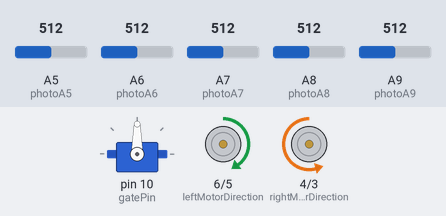
Simulated run of this sketch. Board: Teensy 4. Parts: servo, direction and speed pins drawn as motors (green arrow = direction pin HIGH = forward, orange = LOW = backward, longer = more drive). The test bench sets the inputs (shaded band); at power-on: A5 (photoA5) = 512, A9 (photoA9) = 512, A6 (photoA6) = 512, A7 (photoA7) = 512, A8 (photoA8) = 512.

Above: at 1.4 s.
1.5 s: A5 (photoA5) set to 100
3.0 s: A5 (photoA5) set to 85
At 3.7 s:
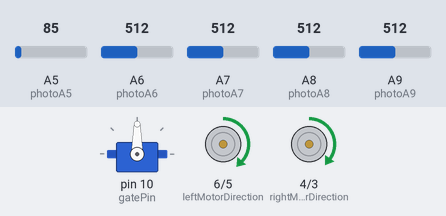
4.5 s: A9 (photoA9) set to 105
6.0 s: A9 (photoA9) set to 89
At 7.3 s:
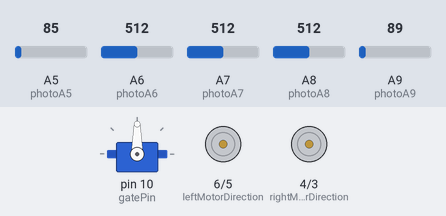
Timing chart, 0 to 8.5 s (numbered marks = the images above; inputs shaded):
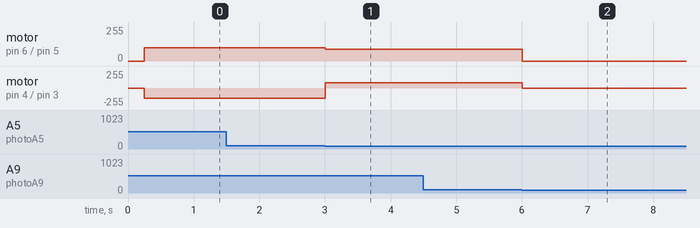

Measured:
- the behaviour switches between 95 and 94 on A5 (photoA5) (found by bisection; images 0 and 1)
- the behaviour switches between 95 and 94 on A9 (photoA9) (found by bisection; images 1 and 2)
- after the input at 1.5 s, every drawn part: stays the same
- after the input at 3.0 s, motor on pin 6 (leftMotorDirection) / pin 5 (enablePinLeft): forward 100/255 → forward 88/255 at once; motor on pin 4 (rightMotorDirection) / pin 3 (enablePinRight): backward 155/255 → forward 80/255 at once
- after the input at 4.5 s, every drawn part: stays the same
- after the input at 6.0 s, motor on pin 6 (leftMotorDirection) / pin 5 (enablePinLeft): forward 88/255 → stopped at once; motor on pin 4 (rightMotorDirection) / pin 3 (enablePinRight): forward 80/255 → stopped at once

The sketch:

Demonstration_Code.ino
```cpp
#include <Metro.h>
#include <Servo.h>
/*---------------Module Defines-----------------------------*/
//NEED TO FILL IN THESE VALUES
//low and high values defined for hysteresis


#define BLACK_THRESHOLD_LOW    10
#define BLACK_THRESHOLD_HIGH   95
#define GREY_THRESHOLD_LOW     110
#define GREY_THRESHOLD_HIGH    250
#define GREEN_THRESHOLD_LOW
#define GREEN_THRESHOLD_HIGH
#define TURN_INTERVAL 300
#define STOP_INTERVAL 1500


//Teensy pins to connect to L293 enable and direction pins
const int enablePinLeft = 5;    //set the enable pin to motor
const int leftMotorDirection = 6;  //set the direction pin to motor
const int enablePinRight = 3;
const int rightMotorDirection = 4;

//Teensy pins to connect to OPB704WZ phototransistor outupt
const int photoA9 = A9;
const int photoA8 = A8;
const int photoA7 = A7;
const int photoA6 = A6;
const int photoA5 = A5;

//initialize variable to store phototransistor output value
int frontLineSensorLeft = 0;
int frontLineSensorRight = 0;
int backLineSensorLeft = 0;
int backLineSensorRight = 0;
int sideLineSensor = 0;

//set motor speed
double speedAdjust = 1.05;
double motorOffset = 1.55;
double turnConstant = 1.5;
float leftMotorSpeed = 100;
double greyInterval = 250000;
#define GREY_INTERVAL greyInterval
float rightMotorSpeed = leftMotorSpeed * motorOffset;
float motor_baseline_right = rightMotorSpeed;
float motor_baseline_left = leftMotorSpeed;

//Set up ball dispenser servo
Servo gateServo;  // create servo object to control a servo
IntervalTimer gateTimer;

const int gatePin = 10;
const int openBack = 15;
const int openFront = 175;
const int closed = 90;
const int noBallTime = 100000;
const int oneBallTime = 280000;
const int twoBallTime = 500000;
const int threeBallTime = 1000000;
int ballTimeInterval = oneBallTime;

//set up turn and grey timers
static Metro turnTimer = Metro(TURN_INTERVAL);
static Metro stopTimer = Metro(STOP_INTERVAL);
IntervalTimer greyTimer;

/*---------------State Definitions--------------------------*/
typedef enum {
  STATE_MOVE_FORWARD, STATE_MOVE_REVERSE, STATE_STOP, STATE_TURN
} States_t;

/*---------------Module Variables---------------------------*/
States_t state;
char compass = 'W';
int greyCounter = 0;

void setup() {
  Serial.begin(9600);
  initializePins();
  initializeServo();
  state = STATE_MOVE_FORWARD;
  delay(250);
}

/*-----------------------Initialization Functions-----------------------------------------------*/
void initializeServo() {
  gateServo.attach(gatePin);  // attaches the servo on pin 9 to the servo object
  gateServo.write(closed);
}

void initializePins() {
  pinMode(leftMotorDirection, OUTPUT); //set direction pin as output
  pinMode(rightMotorDirection, OUTPUT); //set direction pin as output
  digitalWrite(leftMotorDirection, HIGH); //initialize direction pin 1 to HIGH
  digitalWrite(rightMotorDirection, LOW); //initialize direction pin 2 to LOW
  analogWrite(enablePinLeft, 0);
  analogWrite(enablePinRight, 0);
}

void readLineSensors() {
  //Teensy reads value from phototransistor in OPB704WZ
  frontLineSensorLeft = analogRead(photoA8);
  frontLineSensorRight = analogRead(photoA9);
  backLineSensorLeft = analogRead(photoA6);
  backLineSensorRight = analogRead(photoA7);
  sideLineSensor = analogRead(photoA5);
}
/*-----------------------------------------------------------------------------------------------*/

void loop() {
  switch (state) {
    case STATE_MOVE_FORWARD:
      stateForward ();
      break;
    case STATE_MOVE_REVERSE:
      stateReverse();
      break;
    case STATE_STOP:
      stateStop();
      break;
    case STATE_TURN:
      stateTurn();
      break;
    default:    // Should never get into an unhandled state
      Serial.println("What is this I do not even...");
  }
}

/*-----------------------Servo Functions-----------------------------------------------*/
void openFrontGate() {
  gateTimer.begin(closeGate, ballTimeInterval);
  gateServo.write(openFront);
  greyTimer.end();
  greyCounter ++;
}

void openBackGate() {
  gateTimer.begin(closeGate, ballTimeInterval);
  gateServo.write(openBack);
  greyTimer.end();
  greyCounter ++;
}

void closeGate() {
  gateServo.write(closed);
  gateTimer.end();
}
/*---------------------------------------------------------------------------------------------*/


/*-----------------------State Functions-----------------------------------------------*/

void stateForward () {
  readLineSensors();
  runMotorsForward ();
  if (blackTape(sideLineSensor)) {
    if (compass == 'W') {
      compass = 'N';
      leftMotorSpeed = (leftMotorSpeed / 1.7) * turnConstant;
      rightMotorSpeed = (leftMotorSpeed * motorOffset) / 1.7;
      turnTimer.reset();
      stopTimer.reset();
      state = STATE_TURN;
    }
    else if (compass == 'N' && timerExpired(stopTimer)) {
      state = STATE_STOP;
    }
  }
  if (greyTape(frontLineSensorLeft) and greyTape(frontLineSensorRight)) {
    Serial.print("Grey Counter: ");
    Serial.println(greyCounter);
    if (greyCounter == 0) {
      ballTimeInterval = oneBallTime;
      greyTimer.begin(openFrontGate, GREY_INTERVAL);
      adjustSpeedGrey();
    }
    else if (greyCounter == 1) {
      ballTimeInterval = noBallTime;
      greyTimer.begin(openFrontGate, GREY_INTERVAL);
      adjustSpeedGrey();
    }
    else if (greyCounter == 2) {
      ballTimeInterval = threeBallTime;
      greyTimer.begin(openFrontGate, GREY_INTERVAL);
      adjustSpeedGrey();
    }
  }
}

void stateReverse() {
  readLineSensors();
  runMotorsReverse();
}

void stateStop() {
  readLineSensors();
  leftMotorSpeed = 0;
  rightMotorSpeed = 0;
  analogWrite(enablePinLeft, leftMotorSpeed);
  analogWrite(enablePinRight, rightMotorSpeed);
  digitalWrite(leftMotorDirection, HIGH);
  digitalWrite(rightMotorDirection, LOW);
}

void stateTurn() {
  readLineSensors();
  analogWrite(enablePinLeft, leftMotorSpeed);
  analogWrite(enablePinRight, rightMotorSpeed);
  digitalWrite(leftMotorDirection, HIGH); //initialize direction pin 1 to HIGH
  digitalWrite(rightMotorDirection, HIGH); //initialize direction pin 2 to LOW
  if (blackTape(frontLineSensorRight) and timerExpired(turnTimer)) {
    leftMotorSpeed = motor_baseline_left;
    rightMotorSpeed = motor_baseline_right;
    state = STATE_MOVE_FORWARD;
  }

}

/*---------------------------------------------------------------------------------------------*/


/*-----------------------Running Motors Functions-----------------------------------------------*/
void runMotorsForward () {
  //Run the motors Forward : Motor 1 is positive, Motor 2 is negative
  //Set direction to Forward
  digitalWrite(leftMotorDirection, HIGH);
  digitalWrite(rightMotorDirection, LOW);

  //Adjust speed
  adjustSpeedForward ();
  analogWrite(enablePinLeft, leftMotorSpeed);
  analogWrite(enablePinRight, rightMotorSpeed);
}

void runMotorsReverse() {
  //Run the motors Forward : Motor 1 is negative, Motor 2 is positive

  //set driection to Reverse
  digitalWrite(leftMotorDirection, LOW);
  digitalWrite(rightMotorDirection, HIGH);

  //Adjust speed
  adjustSpeedReverse();
  analogWrite(enablePinLeft, leftMotorSpeed);
  analogWrite(enablePinRight, rightMotorSpeed);
}

//Line follow with the back line sensors

void adjustSpeedForward () {
  //delay(100);
  //  if (blackTape(frontLineSensorRight) && blackTape(backLineSensorRight)) {
  //    shiftRight();
  //    Serial.println("shift right, and");
  //  }
  //  else if (blackTape(frontLineSensorLeft) && blackTape(backLineSensorLeft)) {
  //    shiftLeft();
  //    Serial.println("shift left");
  //
  //  }
  //  else if (blackTape(frontLineSensorLeft) && blackTape(frontLineSensorLeft)) {
  //    leftMotorSpeed = motor_baseline_left;
  //    rightMotorSpeed = motor_baseline_right;
  //    }
  if (blackTape(frontLineSensorLeft) /*|| blackTape(backLineSensorLeft)*/) {
    shiftLeft();
  }
  else if (blackTape(frontLineSensorRight) /*|| blackTape(backLineSensorRight)*/) {
    shiftRight();

  }
  else {
    leftMotorSpeed = motor_baseline_left;
    rightMotorSpeed = motor_baseline_right;
  }
}

void adjustSpeedReverse() {
  if (blackTape(backLineSensorLeft) || blackTape(backLineSensorRight)) {
    shiftRight();
  } else if (blackTape(backLineSensorRight) || blackTape(backLineSensorRight)) {
    shiftLeft();
  }
  else {
    leftMotorSpeed = motor_baseline_left;
    rightMotorSpeed = motor_baseline_right;
  }
}

void adjustSpeedGrey() {
  if (blackTape(backLineSensorRight)) {
    shiftRight();
  } else if (blackTape(backLineSensorLeft)) {
    shiftLeft();
  }
  else {
    leftMotorSpeed = motor_baseline_left;
    rightMotorSpeed = motor_baseline_right;
  }
}

void shiftRight() {
  rightMotorSpeed = max(1, rightMotorSpeed / speedAdjust);
  leftMotorSpeed = min(motor_baseline_left * 1.15, leftMotorSpeed * speedAdjust);
}

void shiftLeft() {
  leftMotorSpeed = max(1, leftMotorSpeed / speedAdjust);
  rightMotorSpeed = min(motor_baseline_right * 1.15, rightMotorSpeed * speedAdjust);
}
/*---------------------------------------------------------------------------------------------*/


/*-----------------------------------Tape Sensing Functions-------------------------------------*/
unsigned char blackTape(int lineSensor) {
  if (lineSensor > BLACK_THRESHOLD_LOW and lineSensor < BLACK_THRESHOLD_HIGH)
    return true;
  else return false;
}

unsigned char greyTape(int lineSensor) {
  if (lineSensor > GREY_THRESHOLD_LOW and lineSensor < GREY_THRESHOLD_HIGH)
    return true;
  else return false;
}

//unsigned char blackSideTape(int lineSensor) {
//  if (lineSensor > BLACK_SIDE_THRESHOLD_LOW and lineSensor < BLACK_SIDE_THRESHOLD_HIGH)
//    return true;
//  else return false;
//}
/*---------------------------------------------------------------------------------------------*/


/*-----------------------------------Timer Functions-------------------------------------*/
unsigned char timerExpired(Metro timer) {
  return timer.check();
}
/*---------------------------------------------------------------------------------------------*/

/*-----------------------------------PID Control-------------------------------------*/
//void pidControl(){
//  error = frontLineSEnsorLeft - frontLineSensorRight;
//  motorSpeed = Kp * error + Kd * (error - lastError);
//}
/*---------------------------------------------------------------------------------------------*/
```
